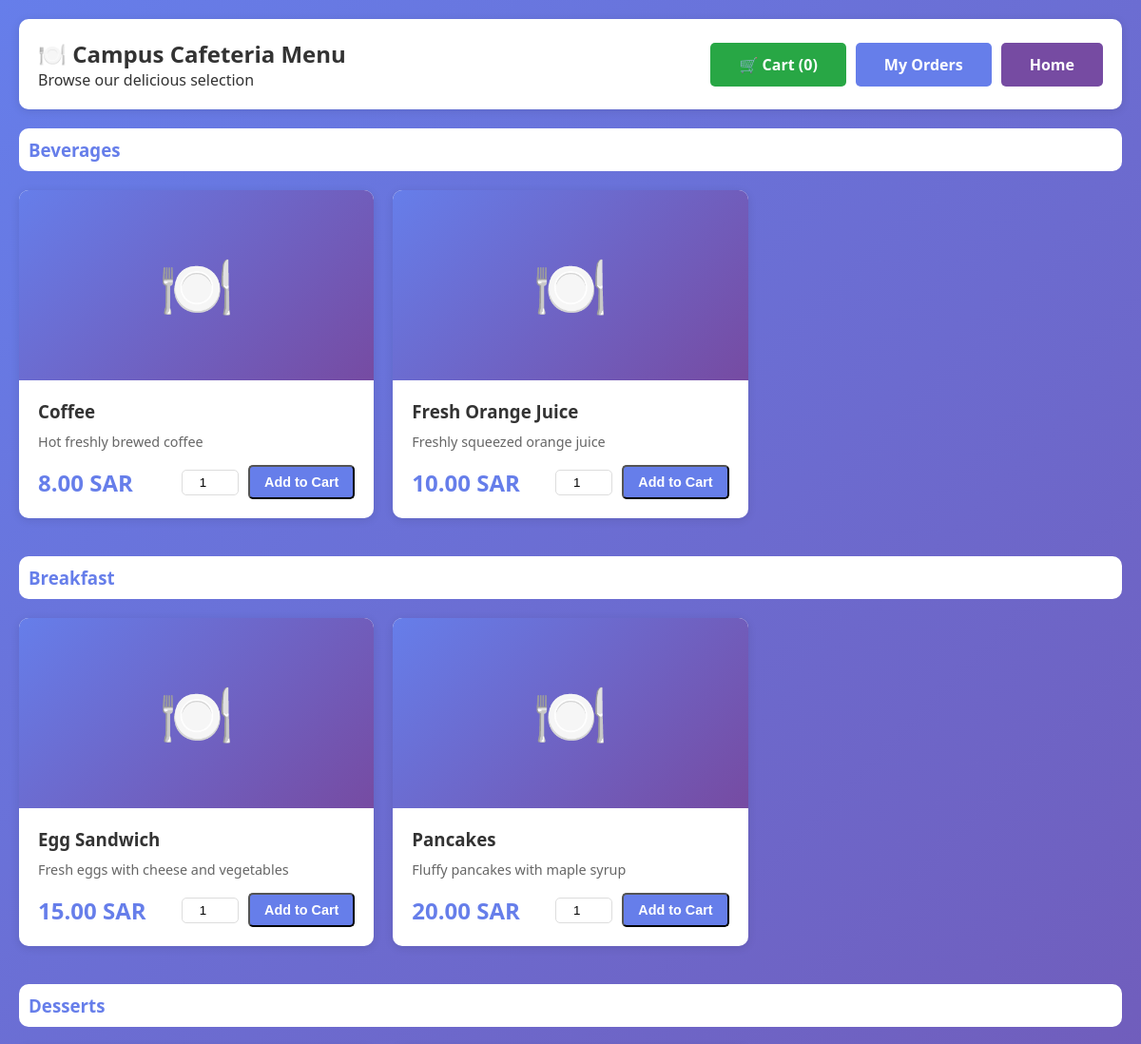
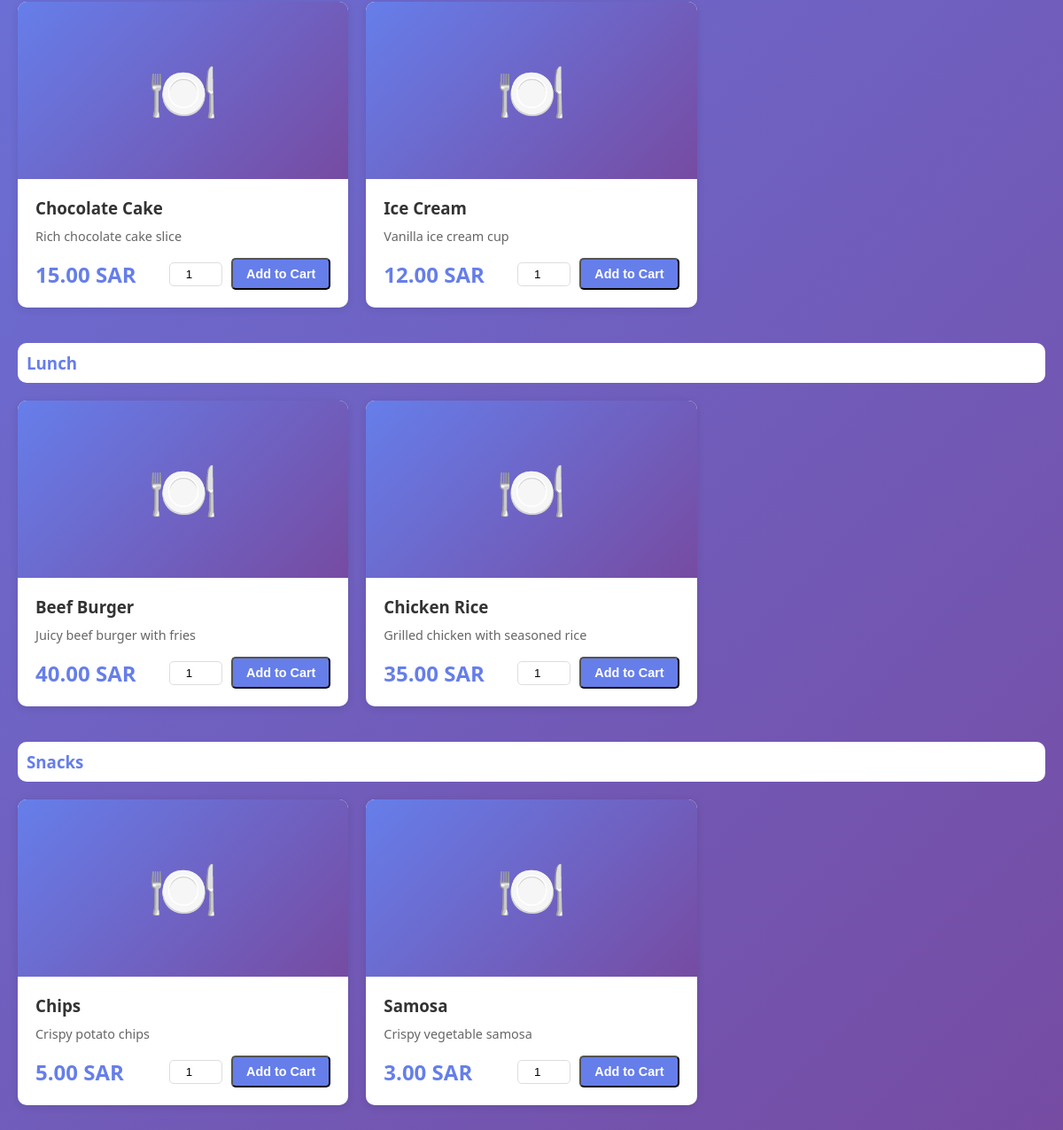
The page /student/menu.php on the database its author committed (2 pictures, top to bottom).
### tables this page shows
CREATE TABLE IF NOT EXISTS menu_items (
    id INT PRIMARY KEY AUTO_INCREMENT,
    category_id INT,
    name VARCHAR(150) NOT NULL,
    description TEXT,
    price DECIMAL(10,2) NOT NULL,
    image VARCHAR(255),
    availability ENUM('available', 'unavailable') DEFAULT 'available',
    created_at TIMESTAMP DEFAULT CURRENT_TIMESTAMP,
    FOREIGN KEY (category_id) REFERENCES categories(id) ON DELETE SET NULL
);

CREATE TABLE IF NOT EXISTS categories (
    id INT PRIMARY KEY AUTO_INCREMENT,
    name VARCHAR(100) NOT NULL,
    description TEXT,
    created_at TIMESTAMP DEFAULT CURRENT_TIMESTAMP
);

### student/menu.php (the view, shortened to what this page needs)
<?php
require_once '../config/database.php';
$sql = "SELECT m.*, c.name as category_name
        FROM menu_items m
        LEFT JOIN categories c ON m.category_id = c.id
        WHERE m.availability = 'available'
        ORDER BY c.name, m.name";
$menu_items = $conn->query($sql);
$items_by_category = array();
while ($item = $menu_items->fetch_assoc()) {
    $category = $item['category_name'] ?: 'Other';
    if (!isset($items_by_category[$category])) {
        $items_by_category[$category] = array();
    }
    $items_by_category[$category][] = $item;
}
$cart_count = array_sum($_SESSION['cart']);
?>
<!DOCTYPE html>
<html lang="en">
<head>
    <link rel="stylesheet" href="../css/style.css">
</head>
<body>
    <div class="menu-container">
        <div class="menu-header">
            <div>
                <h2>🍽️ Campus Cafeteria Menu</h2>
                <p>Browse our delicious selection</p>
            </div>
            <div style="display: flex; gap: 10px;">
                <a href="cart.php" class="btn btn-success">
                    🛒 Cart (<?php echo $cart_count; ?>)
                </a>
                <a href="my_orders.php" class="btn btn-primary">My Orders</a>
                <a href="../index.php" class="btn btn-secondary">Home</a>
            </div>
        </div>
        <?php foreach ($items_by_category as $category => $items): ?>
            <div style="margin-bottom: 40px;">
                <h3 style="color: #667eea; margin-bottom: 20px; padding: 10px; background: white; border-radius: 10px;">
                    <?php echo htmlspecialchars($category); ?>
                </h3>
                <div class="menu-grid">
                    <?php foreach ($items as $item): ?>
                        <div class="menu-item">
                            <div class="menu-item-image">
                                🍽️
                            </div>
                            <div class="menu-item-content">
                                <h3><?php echo htmlspecialchars($item['name']); ?></h3>
                                <p><?php echo htmlspecialchars($item['description']); ?></p>
                                <div class="menu-item-footer">
                                    <div class="price"><?php echo number_format($item['price'], 2); ?> SAR</div>
                                    <form method="POST" action="" style="display: flex; align-items: center; gap: 10px;">
                                        <input type="number" name="quantity" value="1" min="1" max="10"
                                               style="width: 60px; padding: 5px; border: 1px solid #ddd; border-radius: 5px; text-align: center;">
                                        <button type="submit" name="add_to_cart" class="btn btn-primary"
                                                style="padding: 8px 15px; font-size: 0.9em;">
                                            Add to Cart
                                        </button>
                                    </form>
                                </div>
                            </div>
                        </div>
                    <?php endforeach; ?>
                </div>
            </div>
        <?php endforeach; ?>
    </div>
</body>
</html>

### css/style.css (style rules this page uses)
* { margin: 0; padding: 0; box-sizing: border-box; }
body { font-family: 'Segoe UI', Tahoma, Geneva, Verdana, sans-serif; background: linear-gradient(135deg, #667eea 0%, #764ba2 100%); min-height: 100vh; color: #333; }
.btn { display: inline-block; padding: 12px 30px; text-decoration: none; border-radius: 5px; font-weight: bold; transition: all 0.3s; }
.btn-primary { background: #667eea; color: white; }
.btn-secondary { background: #764ba2; color: white; }
.btn-success { background: #28a745; color: white; }
.menu-container { max-width: 1200px; margin: 0 auto; padding: 20px; }
.menu-header { background: white; padding: 20px; border-radius: 10px; margin-bottom: 20px; display: flex; justify-content: space-between; align-items: center; box-shadow: 0 2px 10px rgba(0,0,0,0.1); }
.menu-grid { display: grid; grid-template-columns: repeat(auto-fill, minmax(280px, 1fr)); gap: 20px; }
.menu-item { background: white; border-radius: 10px; overflow: hidden; box-shadow: 0 2px 10px rgba(0,0,0,0.1); transition: transform 0.3s; }
.menu-item-image { width: 100%; height: 200px; background: linear-gradient(135deg, #667eea 0%, #764ba2 100%); display: flex; align-items: center; justify-content: center; font-size: 4em; color: white; }
.menu-item-content { padding: 20px; }
.menu-item-content h3 { color: #333; margin-bottom: 10px; }
.menu-item-content p { color: #666; margin-bottom: 10px; font-size: 0.9em; }
.menu-item-footer { display: flex; justify-content: space-between; align-items: center; margin-top: 15px; }
.price { font-size: 1.5em; font-weight: bold; color: #667eea; }

### rows shown on the page
menu_items: name "Coffee", description "Hot freshly brewed coffee", price "8.00"
menu_items: name "Fresh Orange Juice", description "Freshly squeezed orange juice", price "10.00"
menu_items: name "Egg Sandwich", description "Fresh eggs with cheese and vegetables", price "15.00"
menu_items: name "Pancakes", description "Fluffy pancakes with maple syrup", price "20.00"
menu_items: name "Chocolate Cake", description "Rich chocolate cake slice", price "15.00"
menu_items: name "Ice Cream", description "Vanilla ice cream cup", price "12.00"
menu_items: name "Beef Burger", description "Juicy beef burger with fries", price "40.00"
menu_items: name "Chicken Rice", description "Grilled chicken with seasoned rice", price "35.00"
menu_items: category.name "Snacks", name "Samosa", description "Crispy vegetable samosa", price "3.00"
menu_items: name "Chips", description "Crispy potato chips", price "5.00"

### other values the page prints
$cart_count "0"
$category "Beverages"
$category "Breakfast"
$category "Desserts"
$category "Lunch"
